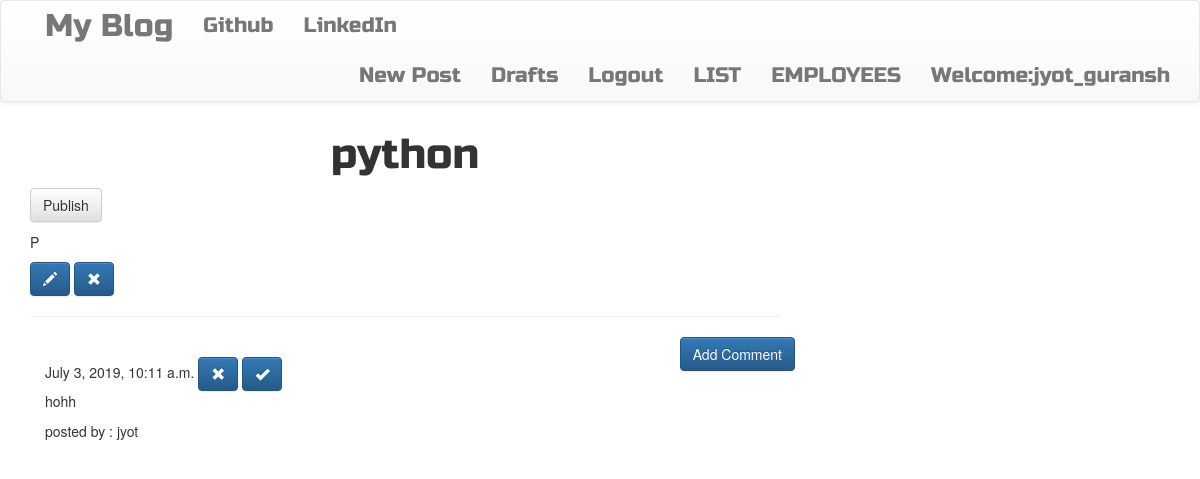
Screenshot of /post/4 (signed in) with the database file from the repository.
### blogapp/models.py (models this page shows, shortened)
class Post(models.Model):
    author = models.ForeignKey('auth.User', on_delete=models.PROTECT)
    title = models.CharField(max_length=200)
    text=models.TextField()
    create_date = models.DateTimeField(default=timezone.now())
    published_date=models.DateTimeField(blank=True, null=True)

class Comment(models.Model):
    post = models.ForeignKey('blogapp.Post', related_name='comments', on_delete=models.CASCADE)
    author = models.CharField(max_length=200)
    text = models.TextField()
    create_date = models.DateTimeField(default=timezone.now())
    approved_comment = models.BooleanField(default=False)

### blogapp/views.py (the view)
# urls.py: url(r'post/(?P<pk>\d+)$', views.PostDetailView.as_view(), name='post_detail'),
class PostDetailView(DetailView):
    model = Post

### blogapp/templates/blogapp/post_detail.html
{%extends "blogapp/base.html"%}
{% block body_block%}
<h1 class="posttitle loader">{{post.title}}</h1>
{% if post.published_date %}
<div class="date postdate">
    {{post.published_date}}
</div>
{%else%}
<a class="btn btn-default" href="{%url 'blogapp:post_publish' pk=post.pk%}">Publish</a>
{%endif%}
<p class="postcontent">{{post.text|safe|linebreaksbr}}</p>
{%if user.is_authenticated%}
<a class="btn btn-primary" href="{%url 'blogapp:updatePost' pk=post.pk%}">
    <span class="glyphicon glyphicon-pencil"></span>
</a>
<a class="btn btn-primary" href="{%url 'blogapp:DeletePost' pk=post.pk%}"><span class="glyphicon glyphicon-remove"></span></a>
{%endif%}
<hr>
<a class="btn btn-primary btn-comment" href="{%url 'blogapp:add_comment_to_post' pk=post.pk%}">Add Comment</a>
<div class="container">
    {%for comment in post.comments.all%}
    <br>
    {%if user.is_authenticated or comment.approved_comment%}
    {{comment.create_date}}
    {%if not comment.approved_comment%}
    <a class="btn btn-primary" href="{%url 'blogapp:delete_comment' pk=comment.pk%}"><span class="glyphicon glyphicon-remove"></span></a>
    <a class="btn btn-primary" href="{%url 'blogapp:approve_comments' pk=comment.pk%}"><span class="glyphicon glyphicon-ok"></span></a>
    {%endif%}
    <p>{{comment.text|safe|linebreaksbr}}</p>
    <p>posted by : {{comment.author}}</p>
    {%endif%}
    {%empty%}
    <p>No comments</p>
    {%endfor%}
</div>
{%endblock%}

### blogapp/templates/blogapp/base.html (shortened to what this page needs)
<!DOCTYPE html>
<html lang="en">
{% load staticfiles %}
<head>
    <link href="https://maxcdn.bootstrapcdn.com/bootstrap/3.3.7/css/bootstrap.min.css"
 rel="stylesheet"/>
        <link rel="stylesheet" href="https://maxcdn.bootstrapcdn.com/bootstrap/3.3.7/css/bootstrap-theme.min.css">
        <link rel="stylesheet" href="//cdn.jsdelivr.net/medium-editor/latest/css/medium-editor.min.css" type="text/css" media="screen" charset="utf-8">
        <link rel="stylesheet" href="{% static 'css/blog.css' %}">
</head>
<body>
<nav class="navbar navbar-default techfont custom-navbar">
    <div class="container">
        <ul class="nav navbar-nav">
            <li><a class="navbar-branf bigbrand" href="{%url 'blogapp:post_list'%}">My Blog</a></li>
            <li><a class="navbar-link" href="http://www.github.com">Github</a></li>
            <li><a class="navbar-link" href="http://www.linkedin.com">LinkedIn</a></li>
        </ul>
        <ul class="nav navbar-nav navbar-right">
            {% if user.is_authenticated%}
            <li><a href="{%url 'blogapp:create_post'%}">New Post</a></li>
            <li><a href="{% url 'blogapp:post_draft_view'%}">Drafts</a> </li>
            <li><a href="{%url 'logout' %}">Logout</a></li>
                 <li><a href="{%url 'blogapp:POST-LIST'%}">LIST</a></li>
            <li><a href="{%url 'blogapp:employeelist'%}">EMPLOYEES</a></li>
            <li><a>Welcome:{{user.username}}</a></li>
            {%else%}
            <li><a href="{%url 'login_page'%}"><span class="glyphicon glyphicon-user"></span>user_login</a> </li>
            <li><a href="{%url 'blogapp:Register_Here'%}">Register</a></li>
            <li><a href="{%url 'blogapp:POST-LIST'%}">LIST</a></li>
            <li><a href="{%url 'blogapp:employeelist'%}">EMPLOYEES</a></li>
            {%endif%}
        </ul>
    </div>
</nav>
<div class="content container">
    <div class="row">
        <div class="col-md-8">
            <div class="blog-posts">
                {%block body_block%}
                {%endblock%}
            </div>
        </div>
    </div>
</div>
</body>
</html>

### static/css/blog.css (style rules this page uses)
.techfont { font-family: 'Russo One', sans-serif; font-size: 1.5em; margin-bottom: 10px; }
.posttitle { font-family: 'Russo One', sans-serif; font-size: 3em; text-align: center; }
.postcontent { font-family: 'Montserrat'; font-size: 1.5em; }
.btn-comment { position: absolute; right: 0px; }
.bigbrand { font-size: 1.5em; }
.loader { filter:hue-rotate(0deg); color: linear-gradient(45deg,#0f8,#08f); animation:hue 5000ms infinite linear; }

### rows the page displays
Post: title "python", text "P"
Comment: create_date "July 3, 2019, 10:11 a.m.", approved_comment False (drawn), text "hohh", author "jyot"

### other values shown
{{ user.username }} "jyot_guransh"
